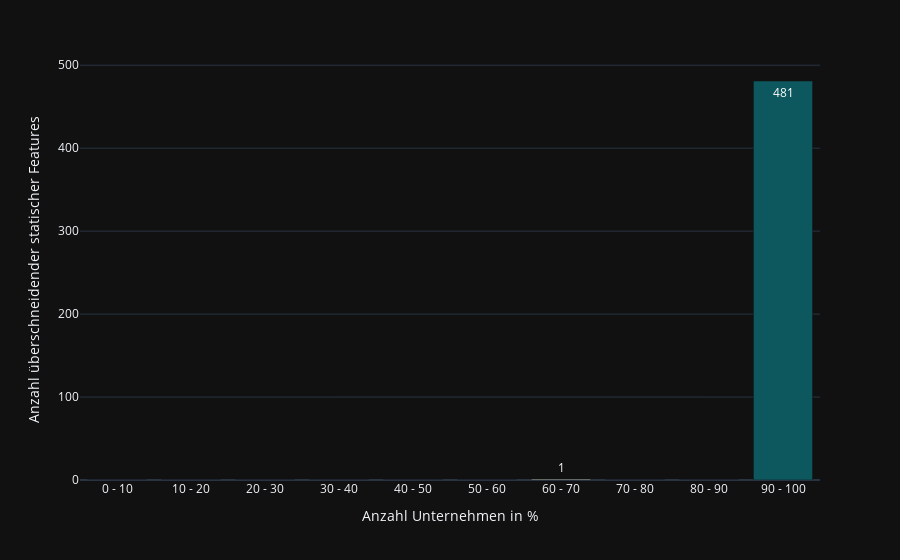

The cell this chart's notebook holds for it:
### Code cell
import plotly.express as px

fig = px.bar(
    grouped,
    x="companyCountIn%",
    y="sameFeatureCount",
    color="sameFeatureCount",
    color_continuous_scale="mint",
    text_auto=True,
    labels={
        "sameFeatureCount": "Anzahl überschneidender statischer Features",
        "companyCountIn%": "Anzahl Unternehmen in %"
    },
)
fig.update_traces(cliponaxis=False)
fig.update_coloraxes(showscale=False)
fig.write_image(config.data_dir / "figures" / "static-same-features-count.png")
fig.show()

### Figure 1 — Plotly figure (JSON) as saved in the notebook; plotly's stock layout.template omitted (floating-point values rounded to 4 significant figures)
{"data": [{"hovertemplate": "Anzahl Unternehmen in %=%{x}<br>Anzahl überschneidender statischer Features=%{marker.color}<extra></extra>", "legendgroup": "", "marker": {"color": [0, 0, 0, 0, 0, 0, 1, 0, 0, 481], "coloraxis": "coloraxis", "pattern": {"shape": ""}}, "name": "", "orientation": "v", "showlegend": false, "textposition": "auto", "texttemplate": "%{y}", "x": ["0 - 10", "10 - 20", "20 - 30", "30 - 40", "40 - 50", "50 - 60", "60 - 70", "70 - 80", "80 - 90", "90 - 100"], "xaxis": "x", "y": [0, 0, 0, 0, 0, 0, 1, 0, 0, 481], "yaxis": "y", "type": "bar", "cliponaxis": false}], "layout": {"xaxis": {"anchor": "y", "domain": [0.0, 1.0], "title": {"text": "Anzahl Unternehmen in %"}}, "yaxis": {"anchor": "x", "domain": [0.0, 1.0], "title": {"text": "Anzahl überschneidender statischer Features"}}, "coloraxis": {"colorbar": {"title": {"text": "Anzahl überschneidender statischer Features"}}, "colorscale": [[0.0, "rgb(228, 241, 225)"], [0.1667, "rgb(180, 217, 204)"], [0.3333, "rgb(137, 192, 182)"], [0.5, "rgb(99, 166, 160)"], [0.6667, "rgb(68, 140, 138)"], [0.8333, "rgb(40, 114, 116)"], [1.0, "rgb(13, 88, 95)"]], "showscale": false}, "legend": {"tracegroupgap": 0}, "margin": {"t": 60}, "barmode": "relative"}}
